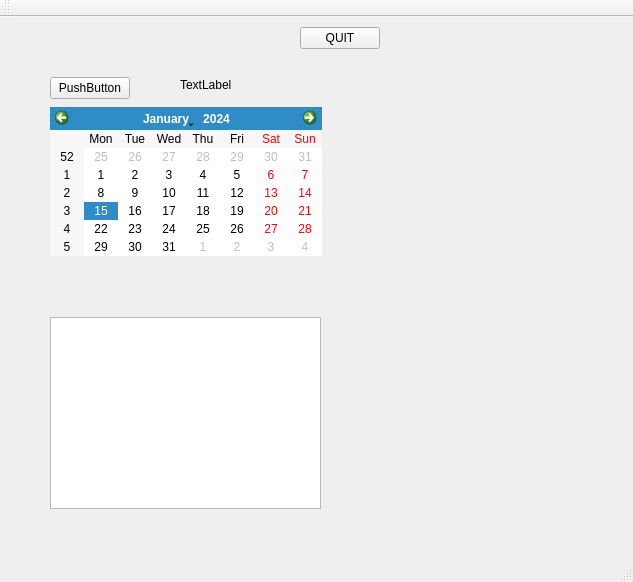
<?xml version="1.0" encoding="UTF-8"?>
<ui version="4.0">
 <class>MainWindow</class>
 <widget class="QMainWindow" name="MainWindow">
  <property name="geometry">
   <rect>
    <x>0</x>
    <y>0</y>
    <width>633</width>
    <height>582</height>
   </rect>
  </property>
  <property name="windowTitle">
   <string>MainWindow</string>
  </property>
  <widget class="QWidget" name="centralWidget">
   <widget class="QPushButton" name="pushButton">
    <property name="geometry">
     <rect>
      <x>50</x>
      <y>60</y>
      <width>80</width>
      <height>22</height>
     </rect>
    </property>
    <property name="text">
     <string>PushButton</string>
    </property>
   </widget>
   <widget class="QLabel" name="label">
    <property name="geometry">
     <rect>
      <x>180</x>
      <y>60</y>
      <width>111</width>
      <height>16</height>
     </rect>
    </property>
    <property name="text">
     <string>TextLabel</string>
    </property>
   </widget>
   <widget class="QPushButton" name="pushButton_2">
    <property name="geometry">
     <rect>
      <x>300</x>
      <y>10</y>
      <width>80</width>
      <height>22</height>
     </rect>
    </property>
    <property name="text">
     <string>QUIT</string>
    </property>
   </widget>
   <widget class="QCalendarWidget" name="calendarWidget">
    <property name="geometry">
     <rect>
      <x>50</x>
      <y>90</y>
      <width>272</width>
      <height>149</height>
     </rect>
    </property>
   </widget>
   <widget class="QListView" name="listView">
    <property name="geometry">
     <rect>
      <x>50</x>
      <y>300</y>
      <width>271</width>
      <height>192</height>
     </rect>
    </property>
   </widget>
  </widget>
  <widget class="QMenuBar" name="menuBar">
   <property name="geometry">
    <rect>
     <x>0</x>
     <y>0</y>
     <width>633</width>
     <height>19</height>
    </rect>
   </property>
  </widget>
  <widget class="QToolBar" name="mainToolBar">
   <attribute name="toolBarArea">
    <enum>TopToolBarArea</enum>
   </attribute>
   <attribute name="toolBarBreak">
    <bool>false</bool>
   </attribute>
  </widget>
  <widget class="QStatusBar" name="statusBar"/>
 </widget>
 <layoutdefault spacing="6" margin="11"/>
 <resources/>
 <connections/>
</ui>
